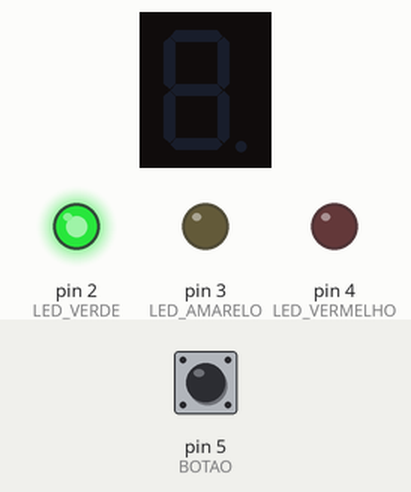
This program was run on a simulated MicroPython board. Parts: 1-digit seven-segment display, output pins drawn as LEDs (lit = HIGH). The inputs (shaded band) are chosen by the test bench; at power-on: pin 5 (BOTAO) HIGH. The segment pins are drawn as the display they are named for; pins used as bus, display or sensor lines are not drawn.

Above: at 1.2 s.
1.3 s: pin 5 (BOTAO) pulled LOW for 0.15 s
At 6.8 s:
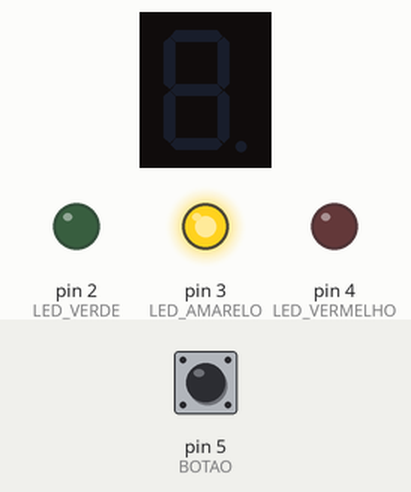
At 10.1 s:
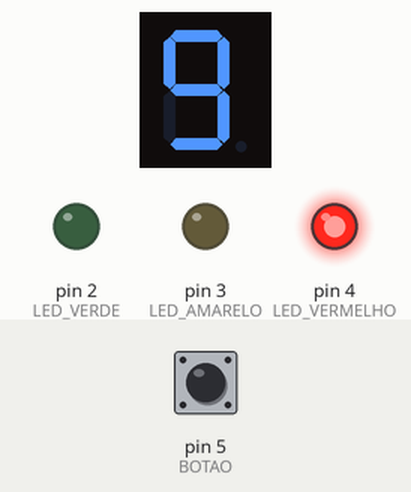
Timing chart, 0 to 11.6 s (numbered marks = the images above; inputs shaded):
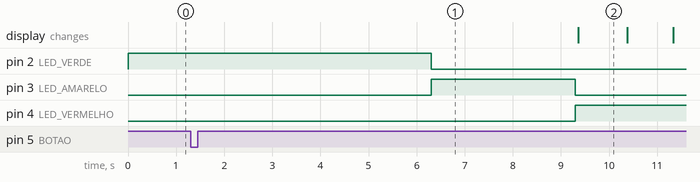

The program:

main.py
```python
from machine import Pin
import time

LED_VERDE=Pin(2,Pin.OUT)
LED_AMARELO=Pin(3,Pin.OUT)
LED_VERMELHO=Pin(4,Pin.OUT)

BOTAO=Pin(5,Pin.IN,Pin.PULL_UP)

segmentos=[
    Pin(28,Pin.OUT), #A
    Pin(27,Pin.OUT), #B
    Pin(26,Pin.OUT), #C
    Pin(22,Pin.OUT), #D
    Pin(21,Pin.OUT), #E
    Pin(20,Pin.OUT), #F
    Pin(19,Pin.OUT) #G
]

numeros={
    0:[1,1,1,1,1,1,0],
    1:[0,1,1,0,0,0,0],
    2:[1,1,0,1,1,0,1],
    3:[1,1,1,1,0,0,1],
    4:[0,1,1,0,0,1,1],
    5:[1,0,1,1,0,1,1],
    6:[1,0,1,1,1,1,1],
    7:[1,1,1,0,0,0,0],
    8:[1,1,1,1,1,1,1],
    9:[1,1,1,1,0,1,1]
}

def mostrar_numero(numero):
    padrao=numeros[numero]
    for i in range(7):
        segmentos[i].value(padrao[i])

def apagar_display():
    for i in range(7):
        segmentos[i].value(0)

def semaforo_verde():
    LED_VERDE.value(1)
    LED_AMARELO.value(0)
    LED_VERMELHO.value(0)
    apagar_display()

def semaforo_amarelo():
    LED_VERDE.value(0)
    LED_AMARELO.value(1)
    LED_VERMELHO.value(0)
    apagar_display()

def semaforo_vermelho():
    LED_VERDE.value(0)
    LED_AMARELO.value(0)
    LED_VERMELHO.value(1)

#Função principal

while True:
    semaforo_verde()
    if BOTAO.value() == 0:
        time.sleep(5)
        semaforo_amarelo()
        time.sleep(3)

        semaforo_vermelho()
        for contador in range(9, 0, -1):
            mostrar_numero(contador)
            if contador <= 4:
                time.sleep(0.5)
                apagar_display()
                time.sleep(0.5)
            else:
                time.sleep(1)
```

Measured:
- after the input at 1.3 s, pin 2 (LED_VERDE): HIGH → LOW after 5.0 s; pin 3 (LED_AMARELO): LOW → HIGH after 5.0 s, → LOW 3.0 s later; pin 4 (LED_VERMELHO): LOW → HIGH after 8.0 s
- what the display in image 2 shows lasts 1.0 s, from 9.4 s to 10.4 s
